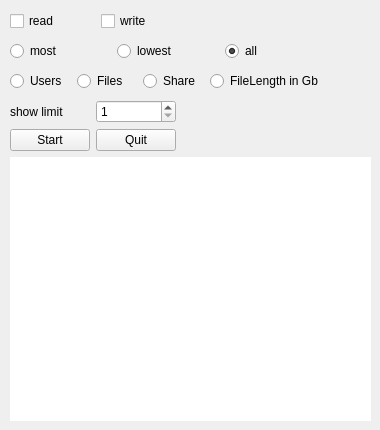
<?xml version="1.0" encoding="UTF-8"?>
<ui version="4.0">
 <class>dbcustomformular</class>
 <widget class="QWidget" name="dbcustomformular">
  <property name="geometry">
   <rect>
    <x>0</x>
    <y>0</y>
    <width>380</width>
    <height>430</height>
   </rect>
  </property>
  <property name="windowTitle">
   <string>Form</string>
  </property>
  <widget class="QWidget" name="horizontalLayoutWidget">
   <property name="geometry">
    <rect>
     <x>10</x>
     <y>40</y>
     <width>316</width>
     <height>23</height>
    </rect>
   </property>
   <layout class="QHBoxLayout" name="horizontalLayout">
    <item>
     <widget class="QRadioButton" name="rBmost">
      <property name="text">
       <string>most</string>
      </property>
     </widget>
    </item>
    <item>
     <widget class="QRadioButton" name="rBlowest">
      <property name="text">
       <string>lowest</string>
      </property>
     </widget>
    </item>
    <item>
     <widget class="QRadioButton" name="rBall">
      <property name="text">
       <string>all</string>
      </property>
      <property name="checked">
       <bool>true</bool>
      </property>
     </widget>
    </item>
   </layout>
  </widget>
  <widget class="QWidget" name="horizontalLayoutWidget_2">
   <property name="geometry">
    <rect>
     <x>10</x>
     <y>10</y>
     <width>176</width>
     <height>23</height>
    </rect>
   </property>
   <layout class="QHBoxLayout" name="horizontalLayout_2">
    <item>
     <widget class="QCheckBox" name="cBRead">
      <property name="text">
       <string>read</string>
      </property>
     </widget>
    </item>
    <item>
     <widget class="QCheckBox" name="cBWrite">
      <property name="text">
       <string>write</string>
      </property>
     </widget>
    </item>
   </layout>
  </widget>
  <widget class="QWidget" name="horizontalLayoutWidget_4">
   <property name="geometry">
    <rect>
     <x>10</x>
     <y>70</y>
     <width>313</width>
     <height>23</height>
    </rect>
   </property>
   <layout class="QHBoxLayout" name="horizontalLayout_4">
    <item>
     <widget class="QRadioButton" name="cBUsers">
      <property name="text">
       <string>Users</string>
      </property>
     </widget>
    </item>
    <item>
     <widget class="QRadioButton" name="cBFiles">
      <property name="text">
       <string>Files</string>
      </property>
     </widget>
    </item>
    <item>
     <widget class="QRadioButton" name="cBShares">
      <property name="text">
       <string>Share</string>
      </property>
     </widget>
    </item>
    <item>
     <widget class="QRadioButton" name="cBFilelength">
      <property name="text">
       <string>FileLength in Gb</string>
      </property>
     </widget>
    </item>
   </layout>
  </widget>
  <widget class="QWidget" name="gridLayoutWidget">
   <property name="geometry">
    <rect>
     <x>10</x>
     <y>100</y>
     <width>361</width>
     <height>321</height>
    </rect>
   </property>
   <layout class="QGridLayout" name="gridLayout">
    <item row="1" column="0">
     <widget class="QPushButton" name="StartButton">
      <property name="text">
       <string>Start</string>
      </property>
     </widget>
    </item>
    <item row="0" column="1">
     <widget class="QSpinBox" name="sBShowLimit">
      <property name="minimum">
       <number>1</number>
      </property>
      <property name="maximum">
       <number>9999</number>
      </property>
     </widget>
    </item>
    <item row="0" column="0">
     <widget class="QLabel" name="sholimitlabel">
      <property name="text">
       <string>show limit</string>
      </property>
     </widget>
    </item>
    <item row="1" column="1">
     <widget class="QPushButton" name="CancelButton">
      <property name="text">
       <string>Quit</string>
      </property>
     </widget>
    </item>
    <item row="2" column="0" colspan="3">
     <widget class="QMdiArea" name="mdiArea">
      <property name="background">
       <brush brushstyle="SolidPattern">
        <color alpha="255">
         <red>255</red>
         <green>255</green>
         <blue>255</blue>
        </color>
       </brush>
      </property>
     </widget>
    </item>
    <item row="0" column="2">
     <spacer name="horizontalSpacer">
      <property name="orientation">
       <enum>Qt::Horizontal</enum>
      </property>
      <property name="sizeHint" stdset="0">
       <size>
        <width>40</width>
        <height>20</height>
       </size>
      </property>
     </spacer>
    </item>
   </layout>
  </widget>
 </widget>
 <resources/>
 <connections/>
</ui>
